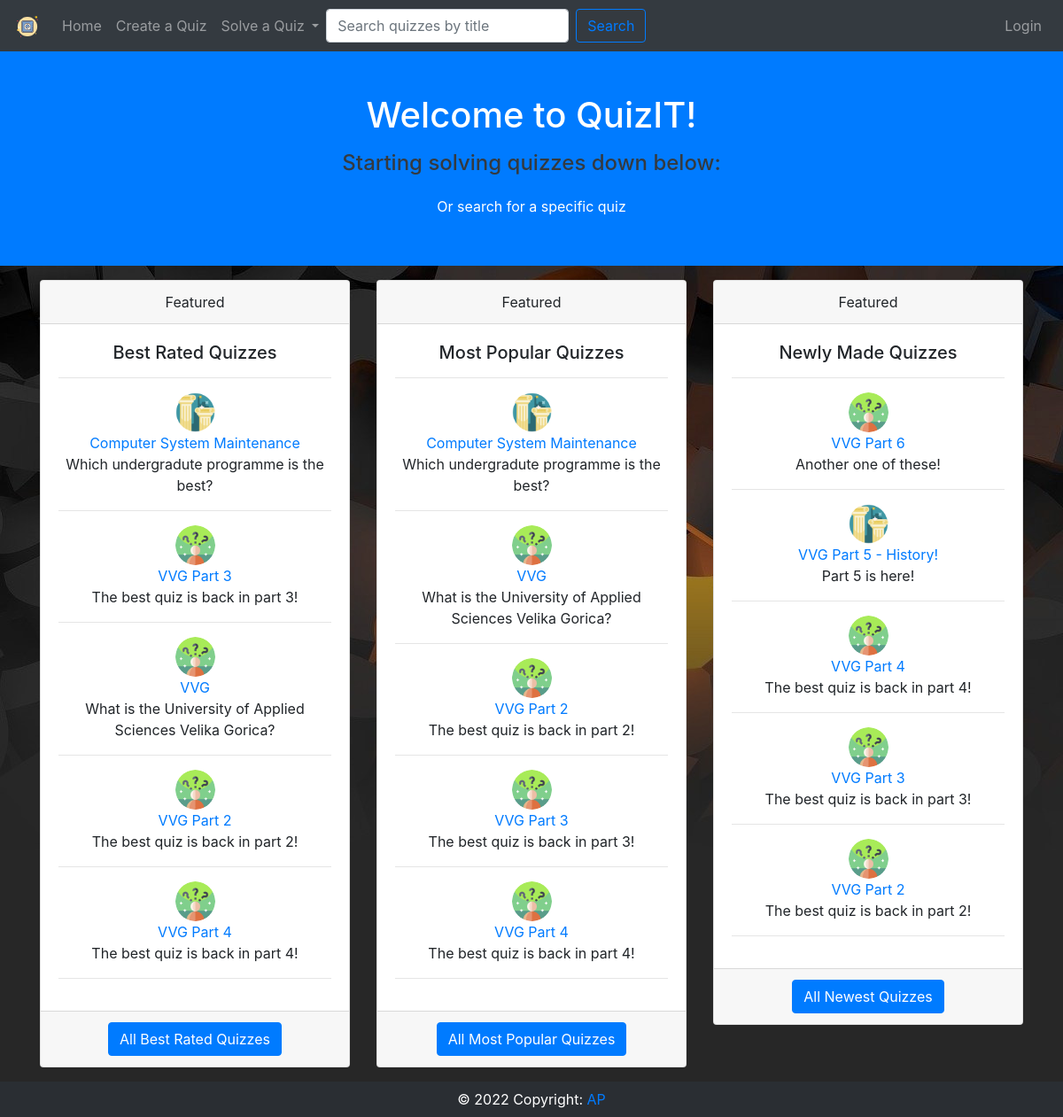
/home/, run on the app's committed database.
### quiz/models.py (models this page shows)
class Quiz(models.Model):
    choices = (
        ('history', "History"),
        ('geography', "Geography"),
        ('sports', "Sports"),
        ('entertainment', "Entertainment"),
        ('music', "Music"),
        ('language', "Language"),
        ('gaming', "Gaming"),
        ('other', "Other"),
    )
    title = models.CharField(max_length=40, unique=True, blank=False)
    description = models.CharField(max_length=100, blank=False)
    category = models.CharField(max_length=20, choices = choices)
    created = models.DateTimeField(auto_now_add=True)
    created_by = models.ForeignKey(settings.AUTH_USER_MODEL, null=True, on_delete=models.SET_NULL)
    rating = models.IntegerField(default=0)
    def __str__(self):
        return self.title
    class Meta:
        verbose_name_plural = "Quizes"

### quiz/views.py (the view)
# urls.py: path('home/', views.homePage, name='home'),
def homePage(request):
	popular_quizes = Quiz.objects.all().annotate(count=Count('user_quiz_points')).order_by('-count')[:5]
	newest_quizes = Quiz.objects.all().order_by('-created')[:5]
	best_rated_quizes = Quiz.objects.all().order_by('-rating')[:5]
	context = {'popular': popular_quizes, 'newest':newest_quizes, 'best':best_rated_quizes}
	return render(request, 'quiz/home.html', context)

### quiz/templates/quiz/home.html (shortened to what this page needs)
{%extends './basetemp.html' %}
{% load static %}
{% block content %}
<div class="p-5 text-center bg-primary text-white">
    <h1 class="mb-3">Welcome to QuizIT!</h1>
    <h4 class="mb-3 text-dark">Starting solving quizzes down below:</h4>
    <a class="btn btn-primary" href="{% url 'quizsearch' %}" role="button">Or search for a specific quiz</a>
</div>
<div class="container">
  <div class="row">
    <div class="col">
      <div class="card text-center mt-3">
        <div class="card-header">
            Featured
        </div>
        <div class="card-body">
            <h5 class="card-title">Best Rated Quizzes</h5>
            <hr>
             {% for quiz in best%}
             <img
                    src="/static/quiz/images/{{quiz.category}}.png"
                    alt=""
                    style="width: 45px; height: 45px"
                    class="rounded-circle"
                    />
            <a href="{% url 'quiz' quiz.id %}"><p class="mb-0 card-text">{{quiz}}</p></a>
            <p class="card-text">{{quiz.description}}</p>
            <hr>
            {% endfor %}
        </div>
        <div class="card-footer text-muted">
            <a href="{% url 'quizsearch' %}?sort=Best Rated" class="btn btn-primary">All Best Rated Quizzes</a>
        </div>
        </div>
    </div>
    <div class="col">
      <div class="card text-center  mt-3">
        <div class="card-header">
            Featured
        </div>
        <div class="card-body">
            <h5 class="card-title">Most Popular Quizzes</h5>
            <hr>
             {% for quiz in popular%}
             <img
                    src="/static/quiz/images/{{quiz.category}}.png"
                    alt=""
                    style="width: 45px; height: 45px"
                    class="rounded-circle"
                    />
            <a href="{% url 'quiz' quiz.id %}"><p class="mb-0 card-text">{{quiz}}</p></a>
            <p class="card-text">{{quiz.description}}</p>
            <hr>
            {% endfor %}
        </div>
        <div class="card-footer text-muted">
            <a href="{% url 'quizsearch' %}?sort=Popular" class="btn btn-primary">All Most Popular Quizzes</a>
        </div>
        </div>
    </div>
    <div class="col">
      <div class="card text-center mt-3">
        <div class="card-header">
            Featured
        </div>
       <div class="card-body">
            <h5 class="card-title">Newly Made Quizzes</h5>
            <hr>
             {% for quiz in newest%}
             <img
                    src="/static/quiz/images/{{quiz.category}}.png"
                    alt=""
                    style="width: 45px; height: 45px"
                    class="rounded-circle"
                    />
            <a href="{% url 'quiz' quiz.id %}"><p class="mb-0 card-text">{{quiz}}</p></a>
            <p class="card-text">{{quiz.description}}</p>
            <hr>
            {% endfor %}
        </div>
        <div class="card-footer text-muted">
            <a href="{% url 'quizsearch' %}?sort=Newest" class="btn btn-primary">All Newest Quizzes</a>
        </div>
        </div>
    </div>
  </div>
</div>
{% endblock %}

### quiz/static/quiz/style.css (style rules this page uses)
body { background-image: url("images/question.jpg"); background-color: rgb(39, 39, 39); background-repeat: no-repeat; }
body { display: flex; flex-direction: column; min-height: 100vh; }

### data on the page
Quiz: category (picture), title "Computer System Maintenance", description "Which undergradute programme is the best?"
Quiz: category (picture), title "VVG Part 3", description "The best quiz is back in part 3!"
Quiz: category (picture), title "VVG", description "What is the University of Applied Sciences Velika Gorica?"
Quiz: category (picture), title "VVG Part 2", description "The best quiz is back in part 2!"
Quiz: category (picture), title "VVG Part 4", description "The best quiz is back in part 4!"
Quiz: category (picture), title "VVG Part 6", description "Another one of these!"
Quiz: category (picture), title "VVG Part 5 - History!", description "Part 5 is here!"
